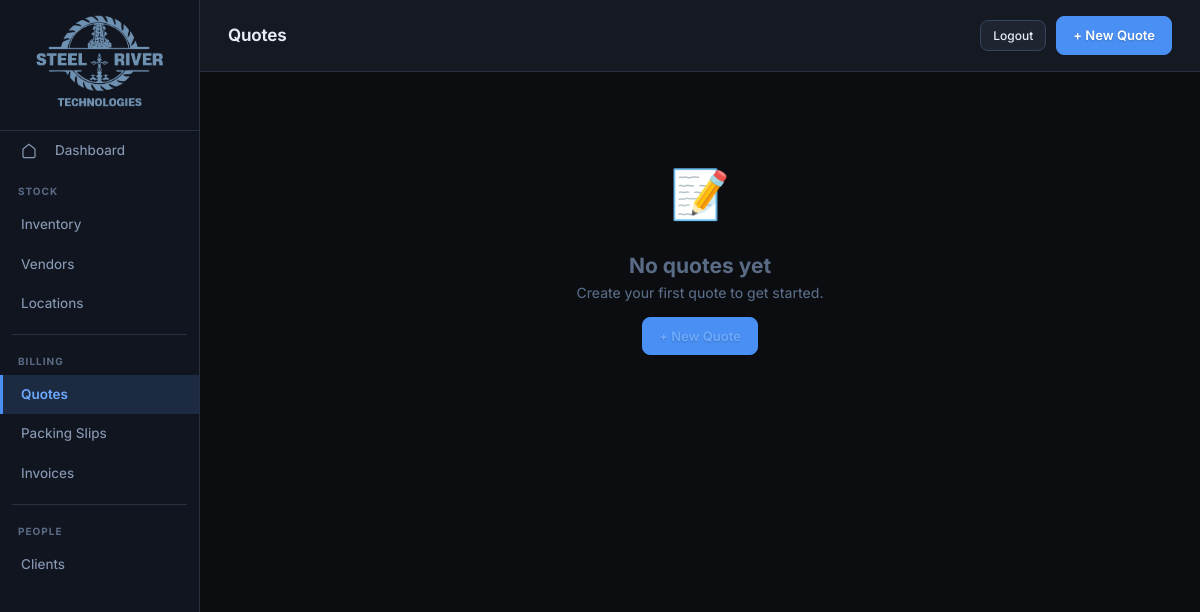
The app's page /quotes/, older data.
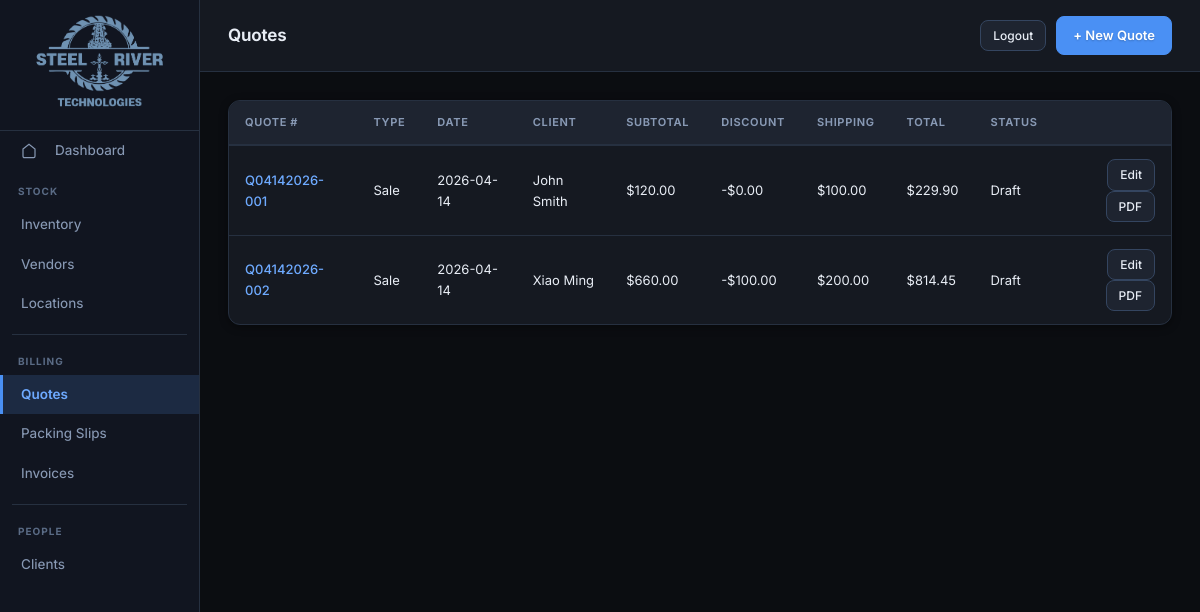
The same page, newer data.
### tables this page shows
CREATE TABLE "Quote" (
    quote_number TEXT PRIMARY KEY,
    quote_type TEXT,
    quote_date TEXT NOT NULL,
    quote_expiration_date TEXT,
    payment_term TEXT,
    ship_to TEXT,
    ship_from TEXT,
    sales_tax_rate REAL DEFAULT 0,
    rental_days INTEGER,
    discount REAL DEFAULT 0,
    shipping_cost REAL DEFAULT 0,
    client_id TEXT,
    created_by TEXT,
    created_at TEXT,
    modified_by TEXT,
    modified_at TEXT
, contact_person TEXT);

CREATE TABLE Clients (
    client_id INTEGER PRIMARY KEY AUTOINCREMENT,
    name TEXT NOT NULL,
    department TEXT,
    company TEXT,
    phone TEXT,
    email TEXT,
    site_address TEXT,
    billing_address TEXT
, created_by TEXT, created_at TEXT, modified_by TEXT, modified_at TEXT);

### app/routes/quotes.py (the view)
@router.get("/", response_class=HTMLResponse)
def quotes_list(request: Request):
    db = get_db()
    quotes = db.execute("""
        SELECT q.*, c.name as client_name
        FROM Quote q
        LEFT JOIN Clients c ON q.client_id = c.client_id
        ORDER BY q.quote_date DESC
    """).fetchall()
    quotes_list = [dict(q) for q in quotes]
    for q in quotes_list:
        items = db.execute(
            "SELECT SUM(quantity * quoted_price) as subtotal FROM Quote_Items WHERE quote_number = ?",
            (q["quote_number"],),
        ).fetchone()
        item_subtotal = float(items["subtotal"]) if items and items["subtotal"] else 0.0
        rental_days = int(q.get("rental_days") or 0)
        if rental_days:
            item_subtotal = item_subtotal * rental_days
        tax_rate = float(q.get("sales_tax_rate") or 0)
        tax = item_subtotal * tax_rate
        discount = float(q.get("discount") or 0)
        shipping = float(q.get("shipping_cost") or 0)
        total = item_subtotal + tax - discount + shipping
        q["subtotal_value"] = item_subtotal
        q["discount_value"] = discount
        q["shipping_value"] = shipping
        q["total_value"] = total
    db.close()
    return templates.TemplateResponse(
        "quotes/list.html", {"request": request, "quotes": quotes_list}
    )

### app/templates/quotes/list.html (shortened to what this page needs)
{% extends "base.html" %}
{% block page_title %}Quotes{% endblock %}
{% set active = "quotes" %}
{% block topbar_actions %}
<a href="/quotes/new" class="btn btn-primary">+ New Quote</a>
{% endblock %}
{% block content %}
{% if quotes %}
<div class="table-wrap">
<table>
  <thead>
    <tr>
      <th>Quote #</th>
      <th>Type</th>
      <th>Date</th>
      <th>Client</th>
      <th>Subtotal</th>
      <th>Discount</th>
      <th>Shipping</th>
      <th>Total</th>
      <th>Status</th>
      <th></th>
    </tr>
  </thead>
  <tbody>
  {% for q in quotes %}
  <tr>
    <td><a href="/quotes/{{ q.quote_number }}">{{ q.quote_number }}</a></td>
    <td>{{ "Sale" if q.quote_type == "SALE" else "Rental" }}</td>
    <td>{{ q.quote_date }}</td>
    <td>{{ q.client_name or "—" }}</td>
    <td>${{ "%.2f"|format(q.subtotal_value|float) }}</td>
    <td>-${{ "%.2f"|format(q.discount_value|float) }}</td>
    <td>${{ "%.2f"|format(q.shipping_value|float) }}</td>
    <td>${{ "%.2f"|format(q.total_value|float) }}</td>
    <td>{{ q.status or "Draft" }}</td>
    <td style="text-align:right;">
      <a href="/quotes/{{ q.quote_number }}" class="btn btn-sm">Edit</a>
      <a href="/quotes/{{ q.quote_number }}/pdf" class="btn btn-sm" target="_blank">PDF</a>
    </td>
  </tr>
  {% endfor %}
  </tbody>
</table>
</div>
{% else %}
<div class="empty-state">
  <div style="font-size: 48px; margin-bottom: 16px;">📝</div>
  <h2>No quotes yet</h2>
  <p>Create your first quote to get started.</p>
  <a href="/quotes/new" class="btn btn-primary" style="margin-top:12px;">+ New Quote</a>
</div>
{% endif %}
{% endblock %}

Row changes from the older to the newer data that the page shows:
added Quote: quote_number "Q04142026-001", quote_type "Sale", quote_date "2026-04-14", name "John Smith", subtotal_value "120.00", discount_value "0.00", shipping_value "100.00", total_value "229.90", status "Draft"
added Quote: quote_number "Q04142026-002", quote_type "Sale", quote_date "2026-04-14", name "Xiao Ming", subtotal_value "660.00", discount_value "100.00", shipping_value "200.00", total_value "814.45", status "Draft"
Text that changed along with them:
text no longer shown: "📝 No quotes yet Create your first quote to get started. + New Quote"
text now shown: "QUOTE # TYPE DATE CLIENT SUBTOTAL DISCOUNT SHIPPING TOTAL STATUS"
